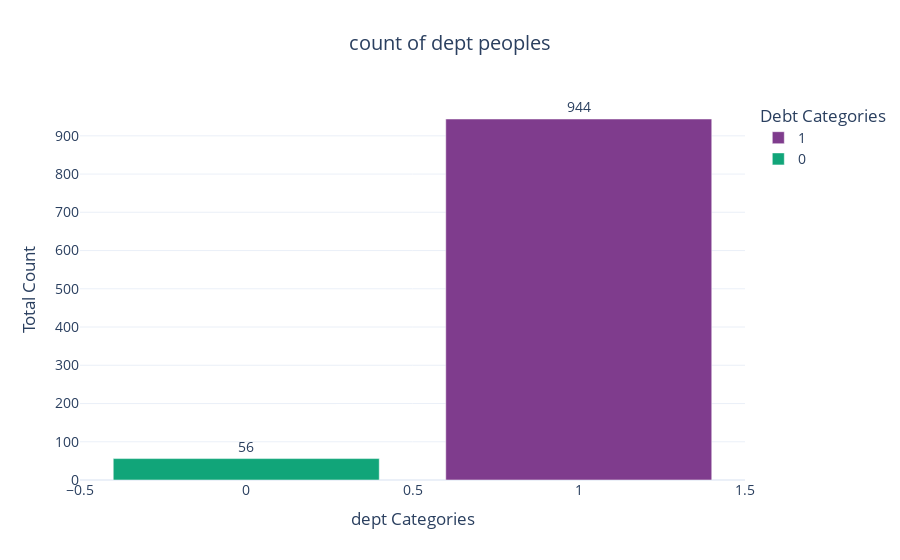

The cell this chart's notebook holds for it:
### Code cell
# Step 1: Count categories properly
cat_dept_df = data["CAT_DEBT"].value_counts().reset_index()
cat_dept_df.columns = ["Debt Categories", "Count"]

# Step 2: Plot with refinements
fig = px.bar(
    cat_dept_df ,
    x="Debt Categories",
    y="Count",
    color="Debt Categories",
    text="Count",   # bar ke upar count show hoga
    color_discrete_sequence=px.colors.qualitative.Bold,
    template="plotly_white",
    title="count of dept peoples"
)

# Step 3: Layout improvements
fig.update_traces(
    textposition="outside",  # display text on outside of bar)
)

fig.update_layout(
    xaxis_title="dept Categories",
    yaxis_title="Total Count",
    title_x=0.5,   # title center
    font=dict(size=14) 
)

fig.show()

### Figure 1 — Plotly figure (JSON) as saved in the notebook; plotly's stock layout.template omitted (floating-point values rounded to 4 significant figures)
{"data": [{"hovertemplate": "Debt Categories=%{x}<br>Count=%{text}<extra></extra>", "legendgroup": "1", "marker": {"color": "rgb(127, 60, 141)", "pattern": {"shape": ""}}, "name": "1", "orientation": "v", "showlegend": true, "text": [944.0], "textposition": "outside", "type": "bar", "x": [1], "xaxis": "x", "y": [944], "yaxis": "y"}, {"hovertemplate": "Debt Categories=%{x}<br>Count=%{text}<extra></extra>", "legendgroup": "0", "marker": {"color": "rgb(17, 165, 121)", "pattern": {"shape": ""}}, "name": "0", "orientation": "v", "showlegend": true, "text": [56.0], "textposition": "outside", "type": "bar", "x": [0], "xaxis": "x", "y": [56], "yaxis": "y"}], "layout": {"barmode": "relative", "font": {"size": 14}, "legend": {"title": {"text": "Debt Categories"}, "tracegroupgap": 0}, "title": {"text": "count of dept peoples", "x": 0.5}, "xaxis": {"anchor": "y", "categoryarray": [1, 0], "categoryorder": "array", "domain": [0, 1], "title": {"text": "dept Categories"}}, "yaxis": {"anchor": "x", "domain": [0, 1], "title": {"text": "Total Count"}}}}
